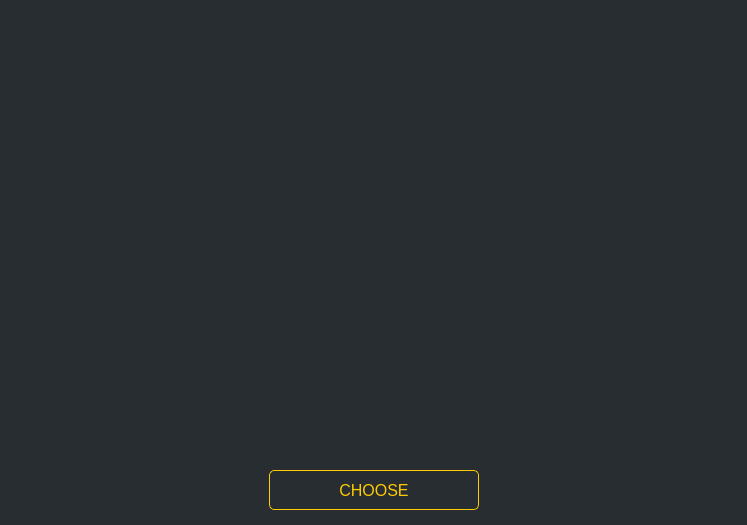
<?xml version="1.0" encoding="UTF-8"?>
<ui version="4.0">
 <class>AddressBookDialog</class>
 <widget class="QDialog" name="AddressBookDialog">
  <property name="geometry">
   <rect>
    <x>0</x>
    <y>0</y>
    <width>747</width>
    <height>525</height>
   </rect>
  </property>
  <property name="font">
   <font>
    <family>Poppins</family>
   </font>
  </property>
  <property name="windowTitle">
   <string>Select address</string>
  </property>
  <property name="styleSheet">
   <string notr="true">background-color: #282d31; color: #ddd;</string>
  </property>
  <layout class="QVBoxLayout" name="verticalLayout">
   <property name="leftMargin">
    <number>15</number>
   </property>
   <property name="topMargin">
    <number>15</number>
   </property>
   <property name="rightMargin">
    <number>15</number>
   </property>
   <property name="bottomMargin">
    <number>15</number>
   </property>
   <item>
    <widget class="QTreeView" name="m_addressBookView">
     <property name="font">
      <font/>
     </property>
     <property name="styleSheet">
      <string notr="true">background-color: #282d31; color: #ddd; border: 0px;
</string>
     </property>
    </widget>
   </item>
   <item>
    <layout class="QHBoxLayout" name="horizontalLayout">
     <item>
      <spacer name="horizontalSpacer">
       <property name="orientation">
        <enum>Qt::Horizontal</enum>
       </property>
       <property name="sizeHint" stdset="0">
        <size>
         <width>40</width>
         <height>20</height>
        </size>
       </property>
      </spacer>
     </item>
     <item>
      <widget class="QPushButton" name="m_okButton">
       <property name="minimumSize">
        <size>
         <width>210</width>
         <height>40</height>
        </size>
       </property>
       <property name="font">
        <font>
         <pointsize>-1</pointsize>
        </font>
       </property>
       <property name="styleSheet">
        <string notr="true">QPushButton#m_okButton
{
    color: #ffcb00; 
    border: 1px solid #ffcb00;
    font-size: 16px;
    border-radius: 5px; 
}

QPushButton#m_okButton:hover
{
    color: black;
    border: 1px solid #ffcb00;
    font-size: 16px;
    border-radius: 5px;
    background-color: #ffcb00;
    
}</string>
       </property>
       <property name="text">
        <string>CHOOSE</string>
       </property>
      </widget>
     </item>
     <item>
      <spacer name="horizontalSpacer_2">
       <property name="orientation">
        <enum>Qt::Horizontal</enum>
       </property>
       <property name="sizeHint" stdset="0">
        <size>
         <width>40</width>
         <height>20</height>
        </size>
       </property>
      </spacer>
     </item>
    </layout>
   </item>
  </layout>
 </widget>
 <resources/>
 <connections>
  <connection>
   <sender>m_okButton</sender>
   <signal>clicked()</signal>
   <receiver>AddressBookDialog</receiver>
   <slot>accept()</slot>
   <hints>
    <hint type="sourcelabel">
     <x>694</x>
     <y>499</y>
    </hint>
    <hint type="destinationlabel">
     <x>373</x>
     <y>262</y>
    </hint>
   </hints>
  </connection>
  <connection>
   <sender>m_addressBookView</sender>
   <signal>doubleClicked(QModelIndex)</signal>
   <receiver>AddressBookDialog</receiver>
   <slot>accept()</slot>
   <hints>
    <hint type="sourcelabel">
     <x>373</x>
     <y>242</y>
    </hint>
    <hint type="destinationlabel">
     <x>373</x>
     <y>262</y>
    </hint>
   </hints>
  </connection>
 </connections>
</ui>
